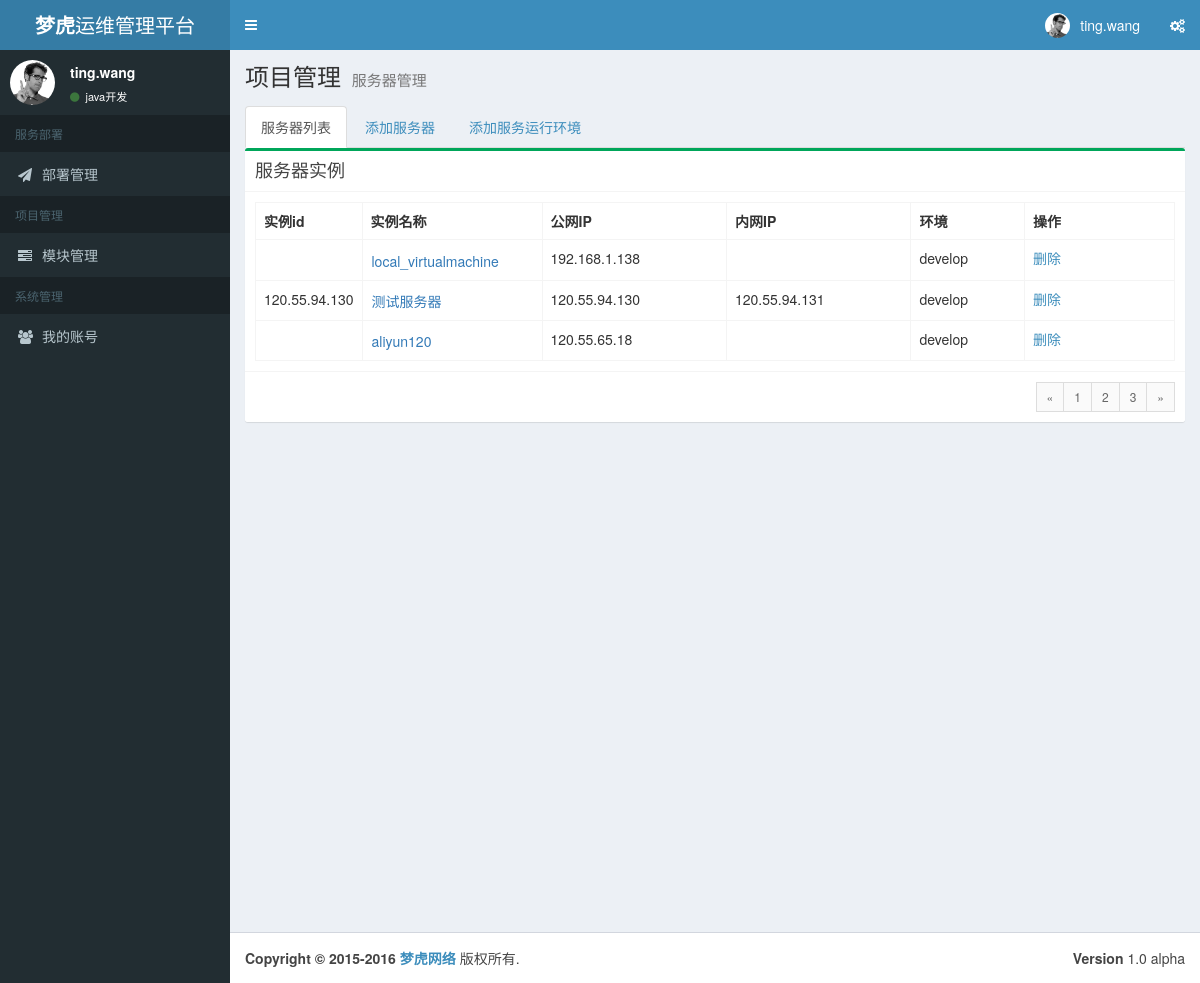
/build/server_manage (signed in), run on the app's committed database.
### tables this page shows
CREATE TABLE servers (
  id integer primary key autoincrement,
  aliid text,
  name text not null,
  type not null default 0,
  username not null,
  password not null,
  ip_outer text,
  ip_inner text,
  environment text not null
);

### views/build.py (the view)
@build.route("/server_manage")
def server_manage():
    if not session.get('logged_in'):
        abort(401)
    cur = g.db.execute("SELECT * FROM servers ORDER BY environment DESC")
    servers = cur.fetchall()
    return render_template("server_manage.html",
                           service_type=SERVICE_TYPE["PROJECT_MANEGE"],
                           service_name=PROJECT_MANEGE["SERVER_MANAGE"],
                           servers=servers)

### run.py (called while the page is built)
def connect_db():
    rv = sqlite3.connect(app.config['DATABASE'])
    rv.row_factory = sqlite3.Row
    return rv

@app.before_request
def before_request():
    g.db = connect_db()
    g.cf = configparser.ConfigParser()
    g.cf.read("config.iml")

@app.teardown_request
def teardown_request(exception):
    if exception is not None:
        print(exception)
    db = getattr(g, 'db', None)
    if db is not None:
        db.close()
    g.db.close()

### templates/server_manage.html (shortened to what this page needs)
{% extends "base_layout.html" %}
{% block css %}
    <link href="{{ url_for('static', filename='basstyle.css') }}" rel="stylesheet" type="text/css"/>
{% endblock %}
{% block body %}
<ul class="nav nav-tabs" role="tablist">
    <li role="presentation" class="active"><a href="#server_list" aria-controls="server_list" role="tab" data-toggle="tab">服务器列表</a></li>
    <li role="presentation"><a href="#server_new" aria-controls="server_new" role="tab" data-toggle="tab">添加服务器</a></li>
    <li role="presentation"><a href="#server_environment" aria-controls="server_environment" role="tab" data-toggle="tab">添加服务运行环境</a></li>
</ul>
  <div class="tab-content">
    <div role="tabpanel" class="tab-pane active" id="server_list">
        <div class="row">
            <div class="col-xs-12">
                <div class="box box-success">
                    <div class="box-header with-border">
                        <h3 class="box-title">服务器实例</h3>
                    </div>
                    <div class="box-body">
                        <table class="table table-bordered">
                            <tr>
                                <th style="width: 100px">实例id</th>
                                <th style="width: 180px">实例名称</th>
                                <th>公网IP</th>
                                <th>内网IP</th>
                                <th>环境</th>
                                <th style="width: 150px">操作</th>
                            </tr>
                            {% for server in servers %}
                            <tr>
                                <td>{{ server.aliid }}</td>
                                <td>
                                    <a class="btn btn-link btn-a btn-server" data-toggle="modal" data-target="#server_modal">{{ server.name }}</a>
                                </td>
                                <td>{{ server.ip_outer }}</td>
                                <td>{{ server.ip_inner }}</td>
                                <td>{{ server.environment }}</td>
                                <td><a href="/build/server_delete/{{ server.id }}">删除</a></td>
                            </tr>
                            {% endfor %}
                        </table>
                    </div>
                    <div class="box-footer clearfix">
                        <ul class="pagination pagination-sm no-margin pull-right">
                            <li><a href="#">&laquo;</a></li>
                            <li><a href="#">1</a></li>
                            <li><a href="#">2</a></li>
                            <li><a href="#">3</a></li>
                            <li><a href="#">&raquo;</a></li>
                        </ul>
                    </div>
                </div>
            </div>
        </div>
    </div>
  </div>
{% endblock %}

### static/basstyle.css (style rules this page uses)
.btn-a { padding:0; }

### data on the page
servers: name "local_virtualmachine", ip_outer "192.168.1.138", environment "develop"
servers: aliid "120.55.94.130", name "测试服务器", ip_outer "120.55.94.130", ip_inner "120.55.94.131", environment "develop"
servers: name "aliyun120", ip_outer "120.55.65.18", environment "develop"

### other printed values
{{ session.username }} "ting.wang"
{{ session.position }} "java开发"
{{ service_type }} "项目管理"
{{ service_name }} "服务器管理"
